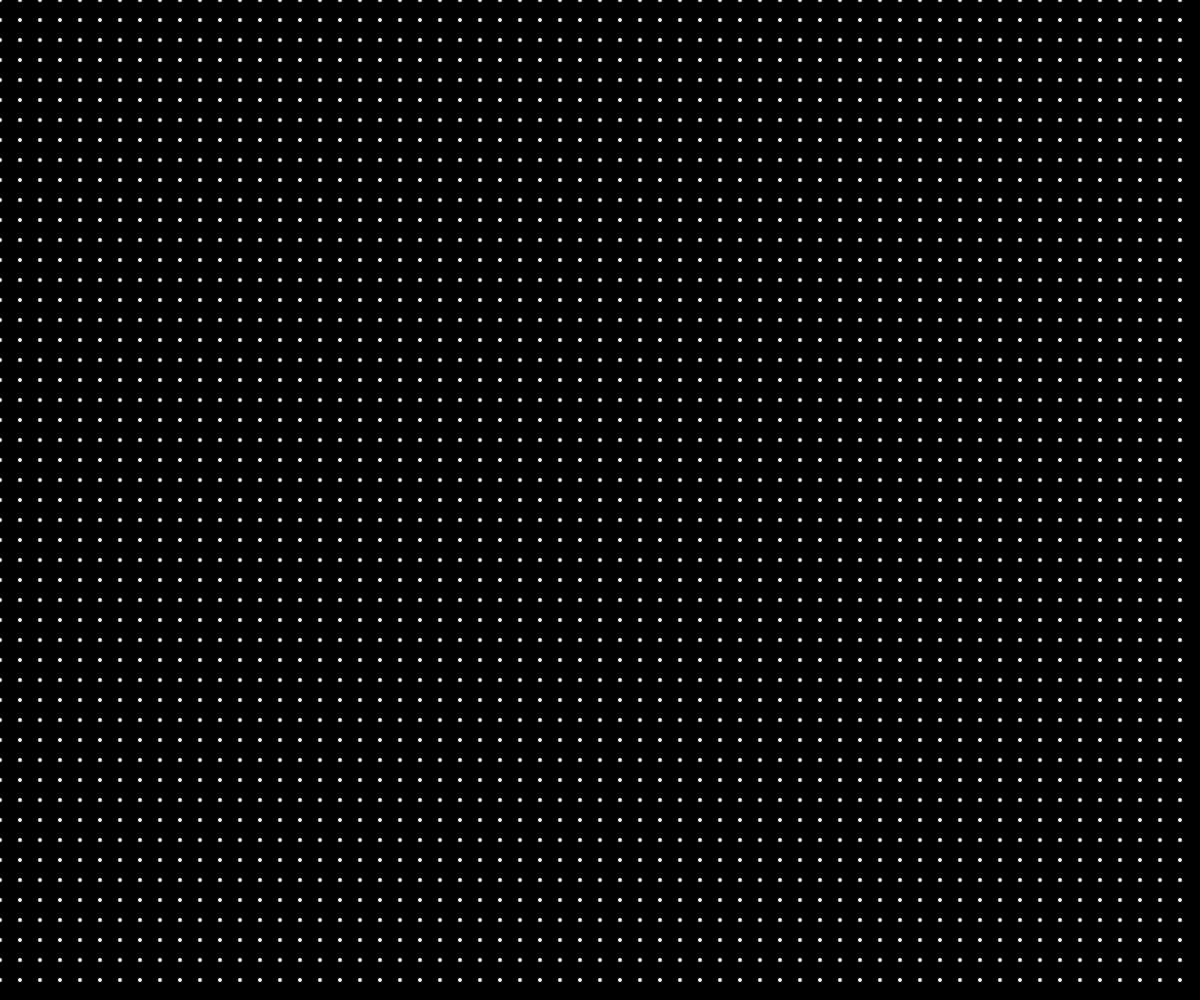
Frame 1 (no input)
Frame 60 (no input): identical to frame 1, image omitted
Frame 120 (the mouse pressed at the canvas centre since frame 60): identical to frame 1, image omitted

The p5.js sketch that drew this single still picture (run headless with seeded random() and noise() and a simulated clock; from frame 60 on, the mouse is pressed at the canvas centre):

// p5.js sketch
// ── sketch.js
//var circleX;global valuable

function setup(){
  createCanvas(window.innerWidth, window.innerHeight);
}

function draw(){
  background(0);
  fill(255);
  var space = 20;
  var circleSize = 5;

  for(var circleX = 0; circleX < width; circleX = circleX + space){
    for(var circleY = 0; circleY < height; circleY = circleY + space){
    ellipse(circleX, circleY, circleSize);
    }
  }
}
